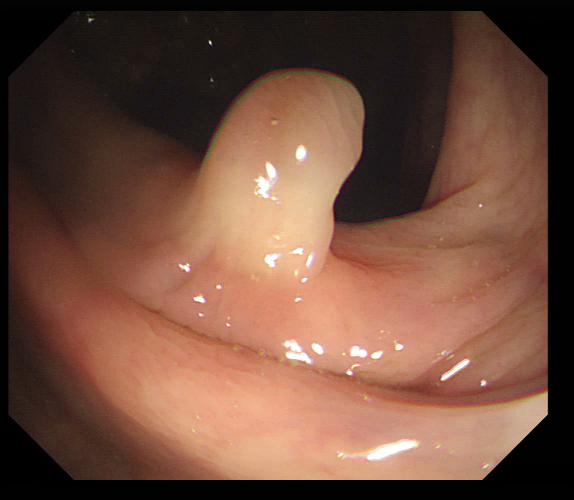
#> input picture datasets/TestDataset/CVC-300/images/149.png, 574 x 500 px, given in place of 112.png, which was not available
$ python make_qualitative_figure.py
#> lines starting #> are read from the running program, lines starting #| are printed output that depends on the picture; after the words box and inside, x2 and y2 are one past the last pixel; in counts of white or black regions, pixels touching at a corner belong together; pictures that were not available may be replaced by others from this repository, and a replacement may not be noted
"""Representative ETIS figure: one small polyp and one large polyp.

The cut is the frozen training-set median, 20,957 foreground pixels.
Chosen frames: 112.png (small) and 163.png (large).
"""
import os

import matplotlib.pyplot as plt
import numpy as np
from PIL import Image
from scipy import ndimage

ROOT = os.path.abspath(os.path.join(os.path.dirname(__file__), ".."))
ETIS = os.path.join(ROOT, "datasets", "TestDataset", "ETIS-LaribPolypDB")
OUT = os.path.join(ROOT, "docs", "figures", "etis_size_examples.png")
THRESHOLD = 20957
CASES = [("112.png", "Small"), ("163.png", "Large")]


def load_case(name):
    image = np.array(Image.open(os.path.join(ETIS, "images", name)).convert("RGB"))
    mask = np.array(Image.open(os.path.join(ETIS, "masks", name)).convert("L")) > 0
    return image, mask


def outline(image, mask, width=4):
    edge = ndimage.binary_dilation(mask, iterations=width) & ~mask
    out = image.copy()
    out[edge] = (200, 30, 40)
    return out


def main():
    os.makedirs(os.path.dirname(OUT), exist_ok=True)
    fig, axes = plt.subplots(2, 3, figsize=(7.2, 4.8))
    for row, (name, label) in enumerate(CASES):
        image, mask = load_case(name)
#> in load_case, image is the input picture: shape (500, 574, 3); mean R, G, B 112.8, 77.3, 61.5
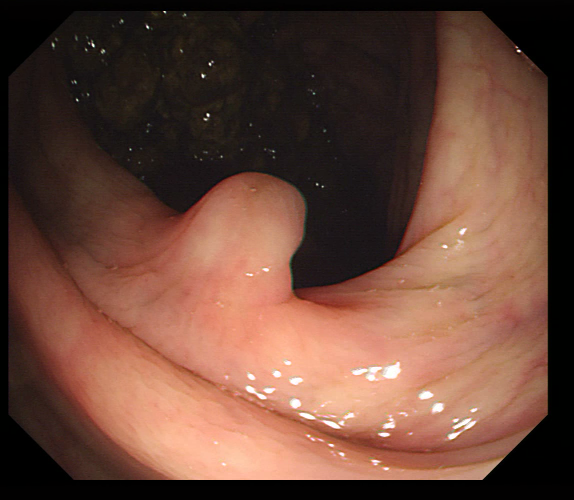
#> input picture datasets/TestDataset/CVC-300/images/151.png, 574 x 500 px, given in place of 112.png, which was not available
#> in load_case, `mask = np.array(Image.open(os.path.join(ETIS, "masks", name)).convert(..`:
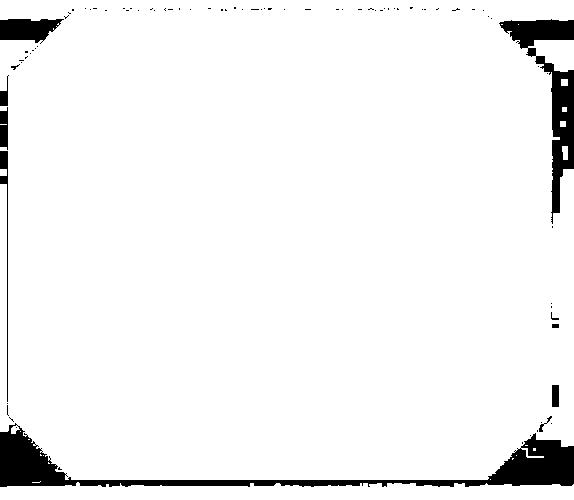
#> mask: shape (500, 574) bool; 95% white; 81 black regions (71 under 20 px), largest, box (x1, y1, x2, y2) and area: (0, 423, 574, 487) 7885, (499, 19, 574, 224) 3990, (0, 19, 64, 44) 1111
        area = int(mask.sum())
#> area = 272695
        axes[row, 0].imshow(image)
        axes[row, 1].imshow(mask, cmap="gray", vmin=0, vmax=1)
        axes[row, 2].imshow(outline(image, mask))
#> in outline, `edge = ndimage.binary_dilation(mask, iterations=width) & ~mask`:
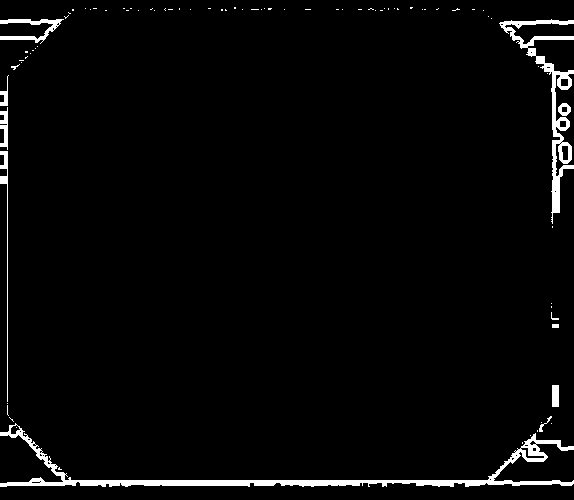
#> edge: shape (500, 574) bool; 2.9% white; 82 white regions (71 under 20 px), largest, box (x1, y1, x2, y2) and area: (0, 423, 574, 487) 4141, (499, 19, 574, 224) 2260, (0, 19, 64, 44) 513
#> in outline, `out[edge] = (200, 30, 40)`:
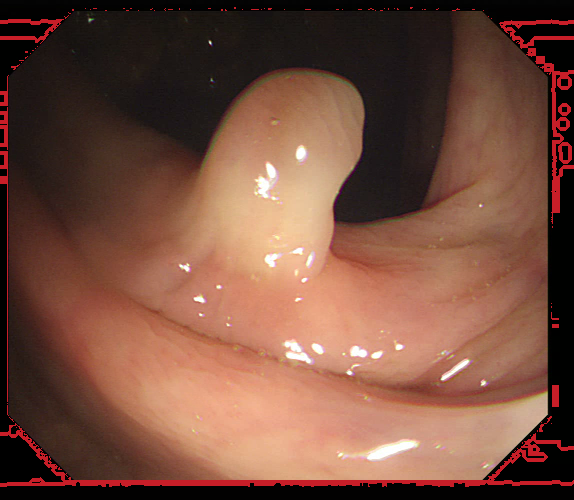
#> out: shape (500, 574, 3); 2.85% of pixels changed, all inside (x1, y1, x2, y2) = (0, 7, 574, 487)
        axes[row, 0].set_ylabel(
            f"{label}\n{area:,} px",
            fontsize=9,
            rotation=90,
            labelpad=8,
        )
        for ax in axes[row]:
            ax.set_xticks([])
            ax.set_yticks([])
        group = "small" if area <= THRESHOLD else "large"
#> group = 'large'
        print(f"{name}: area={area} -> {group}")
#| 112.png: area=272695 -> large
#> pass 2 of the loop in main, `for row, (name, label) in enumerate(CASES):`:
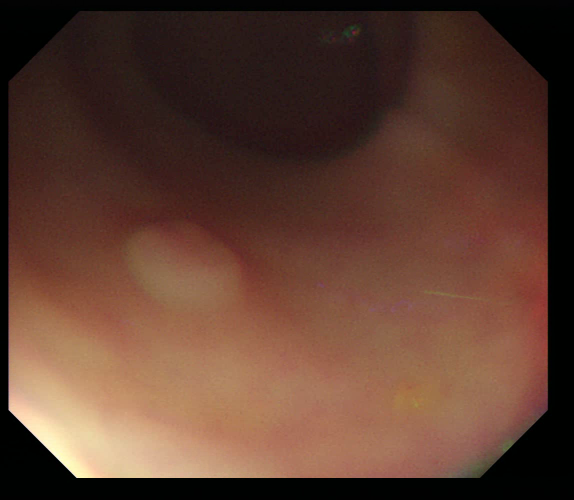
#> input picture datasets/TestDataset/CVC-300/images/163.png, 574 x 500 px, found by its file name
#> in load_case, image is the input picture: shape (500, 574, 3); mean R, G, B 93.9, 62, 48.4
#> in load_case (call 2), `mask = np.array(Image.open(os.path.join(ETIS, "masks", name)).convert(..`:
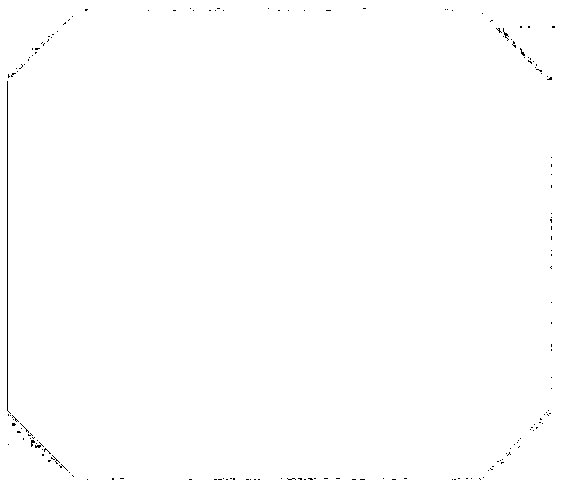
#> mask: shape (500, 574) bool; 99.7% white; black in thin lines or dots
#> area = 286117
#> edge: shape (500, 574) bool; 0.31% white in thin lines or dots
#> in outline (call 2), `out[edge] = (200, 30, 40)`:
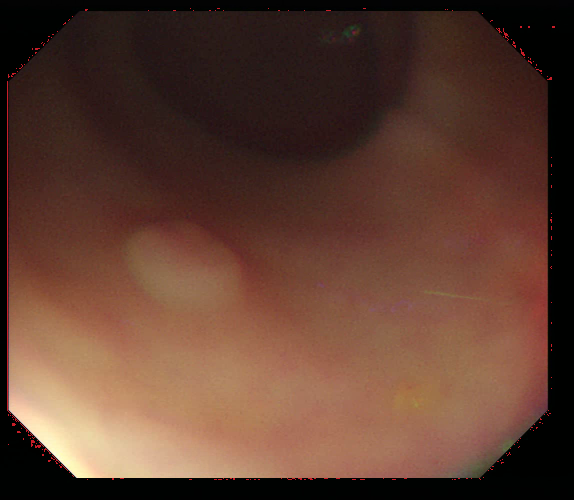
#> out: shape (500, 574, 3); 0.31% of pixels changed, all inside (x1, y1, x2, y2) = (7, 8, 555, 480)
#| 163.png: area=286117 -> large
    for ax, title in zip(axes[0], ("Frame", "Expert mask", "Outline")):
        ax.set_title(title, fontsize=10)
    fig.tight_layout()
    fig.savefig(OUT, dpi=200, bbox_inches="tight")
    print("wrote", OUT)


if __name__ == "__main__":
    main()
